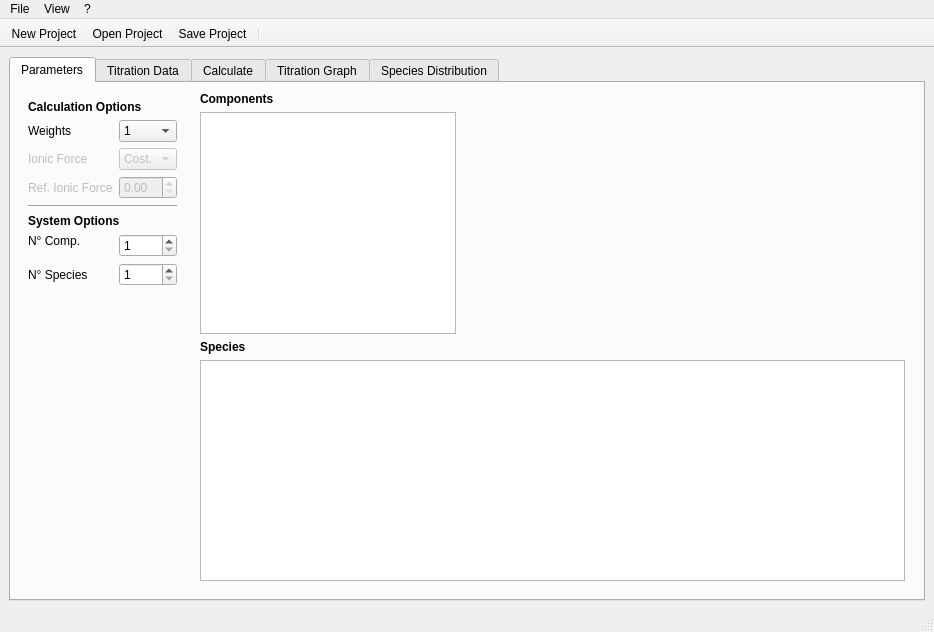
<?xml version="1.0" encoding="UTF-8"?>
<ui version="4.0">
 <class>MainWindow</class>
 <widget class="QMainWindow" name="MainWindow">
  <property name="geometry">
   <rect>
    <x>0</x>
    <y>0</y>
    <width>934</width>
    <height>632</height>
   </rect>
  </property>
  <property name="sizePolicy">
   <sizepolicy hsizetype="Preferred" vsizetype="Preferred">
    <horstretch>1</horstretch>
    <verstretch>0</verstretch>
   </sizepolicy>
  </property>
  <property name="minimumSize">
   <size>
    <width>916</width>
    <height>608</height>
   </size>
  </property>
  <property name="windowTitle">
   <string>PyBSTAC</string>
  </property>
  <property name="windowIcon">
   <iconset resource="../../resources/base/resources.qrc">
    <normaloff>:/img/chemistry.png</normaloff>:/img/chemistry.png</iconset>
  </property>
  <widget class="QWidget" name="centralwidget">
   <layout class="QVBoxLayout" name="verticalLayout_5">
    <item>
     <widget class="QTabWidget" name="tabWidget">
      <property name="tabShape">
       <enum>QTabWidget::Rounded</enum>
      </property>
      <property name="currentIndex">
       <number>0</number>
      </property>
      <property name="documentMode">
       <bool>false</bool>
      </property>
      <widget class="QWidget" name="Param">
       <property name="layoutDirection">
        <enum>Qt::LeftToRight</enum>
       </property>
       <attribute name="title">
        <string>Parameters</string>
       </attribute>
       <layout class="QHBoxLayout" name="horizontalLayout" stretch="0,1">
        <property name="sizeConstraint">
         <enum>QLayout::SetDefaultConstraint</enum>
        </property>
        <item>
         <layout class="QFormLayout" name="formLayout">
          <property name="leftMargin">
           <number>8</number>
          </property>
          <property name="topMargin">
           <number>8</number>
          </property>
          <property name="rightMargin">
           <number>8</number>
          </property>
          <item row="6" column="0">
           <widget class="QLabel" name="comp_label">
            <property name="sizePolicy">
             <sizepolicy hsizetype="Maximum" vsizetype="Maximum">
              <horstretch>0</horstretch>
              <verstretch>0</verstretch>
             </sizepolicy>
            </property>
            <property name="text">
             <string>N° Comp.</string>
            </property>
           </widget>
          </item>
          <item row="6" column="1">
           <widget class="QSpinBox" name="numComp">
            <property name="sizePolicy">
             <sizepolicy hsizetype="Minimum" vsizetype="Fixed">
              <horstretch>0</horstretch>
              <verstretch>0</verstretch>
             </sizepolicy>
            </property>
            <property name="toolTip">
             <string>Number of components</string>
            </property>
            <property name="statusTip">
             <string>Number of components present.</string>
            </property>
            <property name="minimum">
             <number>1</number>
            </property>
           </widget>
          </item>
          <item row="7" column="0">
           <widget class="QLabel" name="species_label">
            <property name="sizePolicy">
             <sizepolicy hsizetype="Maximum" vsizetype="Preferred">
              <horstretch>0</horstretch>
              <verstretch>0</verstretch>
             </sizepolicy>
            </property>
            <property name="text">
             <string>N° Species</string>
            </property>
           </widget>
          </item>
          <item row="7" column="1">
           <widget class="QSpinBox" name="numSpecies">
            <property name="sizePolicy">
             <sizepolicy hsizetype="Minimum" vsizetype="Fixed">
              <horstretch>0</horstretch>
              <verstretch>0</verstretch>
             </sizepolicy>
            </property>
            <property name="toolTip">
             <string>Number of species</string>
            </property>
            <property name="statusTip">
             <string>Number of species to be considered.</string>
            </property>
            <property name="minimum">
             <number>1</number>
            </property>
           </widget>
          </item>
          <item row="4" column="0" colspan="2">
           <widget class="Line" name="param_sep">
            <property name="orientation">
             <enum>Qt::Horizontal</enum>
            </property>
           </widget>
          </item>
          <item row="1" column="0">
           <widget class="QLabel" name="wmode_label">
            <property name="text">
             <string>Weights</string>
            </property>
           </widget>
          </item>
          <item row="1" column="1">
           <widget class="QComboBox" name="wmode">
            <property name="sizePolicy">
             <sizepolicy hsizetype="Minimum" vsizetype="Fixed">
              <horstretch>0</horstretch>
              <verstretch>0</verstretch>
             </sizepolicy>
            </property>
            <property name="statusTip">
             <string>Weight mode used for the residuals.</string>
            </property>
            <item>
             <property name="text">
              <string>1</string>
             </property>
            </item>
            <item>
             <property name="text">
              <string>1/s²</string>
             </property>
            </item>
           </widget>
          </item>
          <item row="0" column="0" colspan="2">
           <widget class="QLabel" name="calc_opt_label">
            <property name="text">
             <string>&lt;html&gt;&lt;head/&gt;&lt;body&gt;&lt;p&gt;&lt;span style=&quot; font-weight:600;&quot;&gt;Calculation Options&lt;/span&gt;&lt;/p&gt;&lt;/body&gt;&lt;/html&gt;</string>
            </property>
           </widget>
          </item>
          <item row="5" column="0" colspan="2">
           <widget class="QLabel" name="sys_opt_label">
            <property name="text">
             <string>&lt;html&gt;&lt;head/&gt;&lt;body&gt;&lt;p&gt;&lt;span style=&quot; font-weight:600;&quot;&gt;System Options&lt;/span&gt;&lt;/p&gt;&lt;/body&gt;&lt;/html&gt;</string>
            </property>
           </widget>
          </item>
          <item row="2" column="0">
           <widget class="QLabel" name="imode">
            <property name="enabled">
             <bool>false</bool>
            </property>
            <property name="text">
             <string>Ionic Force</string>
            </property>
           </widget>
          </item>
          <item row="2" column="1">
           <widget class="QComboBox" name="imode_label">
            <property name="enabled">
             <bool>false</bool>
            </property>
            <property name="sizePolicy">
             <sizepolicy hsizetype="Minimum" vsizetype="Fixed">
              <horstretch>0</horstretch>
              <verstretch>0</verstretch>
             </sizepolicy>
            </property>
            <property name="statusTip">
             <string>Constant/variable ionic strenght.</string>
            </property>
            <item>
             <property name="text">
              <string>Cost.</string>
             </property>
            </item>
            <item>
             <property name="text">
              <string>Var.</string>
             </property>
            </item>
           </widget>
          </item>
          <item row="3" column="0">
           <widget class="QLabel" name="reference_ionic_label">
            <property name="enabled">
             <bool>false</bool>
            </property>
            <property name="text">
             <string>Ref. Ionic Force</string>
            </property>
           </widget>
          </item>
          <item row="3" column="1">
           <widget class="QDoubleSpinBox" name="reference_ionic">
            <property name="enabled">
             <bool>false</bool>
            </property>
           </widget>
          </item>
         </layout>
        </item>
        <item>
         <widget class="QWidget" name="widget_2" native="true">
          <layout class="QVBoxLayout" name="verticalLayout" stretch="0,1,0,1">
           <property name="topMargin">
            <number>0</number>
           </property>
           <item>
            <widget class="QLabel" name="tab_comp_label">
             <property name="text">
              <string>&lt;html&gt;&lt;head/&gt;&lt;body&gt;&lt;p&gt;&lt;span style=&quot; font-weight:600;&quot;&gt;Components&lt;/span&gt;&lt;/p&gt;&lt;/body&gt;&lt;/html&gt;</string>
             </property>
            </widget>
           </item>
           <item>
            <widget class="QTableView" name="compView">
             <property name="sizePolicy">
              <sizepolicy hsizetype="Maximum" vsizetype="Expanding">
               <horstretch>0</horstretch>
               <verstretch>0</verstretch>
              </sizepolicy>
             </property>
             <property name="frameShape">
              <enum>QFrame::StyledPanel</enum>
             </property>
             <property name="sizeAdjustPolicy">
              <enum>QAbstractScrollArea::AdjustIgnored</enum>
             </property>
             <property name="editTriggers">
              <set>QAbstractItemView::AnyKeyPressed|QAbstractItemView::DoubleClicked|QAbstractItemView::EditKeyPressed|QAbstractItemView::SelectedClicked</set>
             </property>
            </widget>
           </item>
           <item>
            <widget class="QLabel" name="tab_species_label">
             <property name="text">
              <string>&lt;html&gt;&lt;head/&gt;&lt;body&gt;&lt;p&gt;&lt;span style=&quot; font-weight:600;&quot;&gt;Species&lt;/span&gt;&lt;/p&gt;&lt;/body&gt;&lt;/html&gt;</string>
             </property>
            </widget>
           </item>
           <item>
            <widget class="QTableView" name="speciesView">
             <property name="sizeAdjustPolicy">
              <enum>QAbstractScrollArea::AdjustIgnored</enum>
             </property>
             <attribute name="horizontalHeaderCascadingSectionResizes">
              <bool>true</bool>
             </attribute>
            </widget>
           </item>
          </layout>
         </widget>
        </item>
       </layout>
      </widget>
      <widget class="QWidget" name="TitrationData">
       <property name="enabled">
        <bool>true</bool>
       </property>
       <attribute name="title">
        <string>Titration Data</string>
       </attribute>
       <layout class="QGridLayout" name="gridLayout_2" columnstretch="0,0">
        <item row="0" column="1">
         <widget class="QPushButton" name="loadCurveButton">
          <property name="sizePolicy">
           <sizepolicy hsizetype="Maximum" vsizetype="Fixed">
            <horstretch>0</horstretch>
            <verstretch>0</verstretch>
           </sizepolicy>
          </property>
          <property name="statusTip">
           <string>Load titration curve data from file.</string>
          </property>
          <property name="text">
           <string>Load Curve</string>
          </property>
          <property name="icon">
           <iconset resource="../../resources/base/resources.qrc">
            <normaloff>:/icons/application-import.png</normaloff>:/icons/application-import.png</iconset>
          </property>
          <property name="flat">
           <bool>false</bool>
          </property>
         </widget>
        </item>
        <item row="1" column="0" colspan="2">
         <layout class="QHBoxLayout" name="horizontalLayout_2" stretch="0,0">
          <item>
           <widget class="QTableView" name="tritView">
            <property name="sizePolicy">
             <sizepolicy hsizetype="Maximum" vsizetype="Expanding">
              <horstretch>0</horstretch>
              <verstretch>0</verstretch>
             </sizepolicy>
            </property>
            <property name="editTriggers">
             <set>QAbstractItemView::NoEditTriggers</set>
            </property>
            <property name="alternatingRowColors">
             <bool>true</bool>
            </property>
           </widget>
          </item>
          <item>
           <widget class="QWidget" name="widget" native="true">
            <layout class="QVBoxLayout" name="verticalLayout_4">
             <property name="leftMargin">
              <number>0</number>
             </property>
             <property name="bottomMargin">
              <number>0</number>
             </property>
             <item>
              <widget class="QLabel" name="label">
               <property name="text">
                <string>&lt;html&gt;&lt;head/&gt;&lt;body&gt;&lt;p&gt;&lt;span style=&quot; font-weight:600;&quot;&gt;Titration Components Concentrations&lt;/span&gt;&lt;/p&gt;&lt;/body&gt;&lt;/html&gt;</string>
               </property>
              </widget>
             </item>
             <item>
              <widget class="QWidget" name="widget_3" native="true">
               <layout class="QHBoxLayout" name="horizontalLayout_3">
                <property name="leftMargin">
                 <number>0</number>
                </property>
                <property name="topMargin">
                 <number>0</number>
                </property>
                <property name="bottomMargin">
                 <number>0</number>
                </property>
                <item>
                 <widget class="QTableView" name="tritCompView">
                  <property name="sizePolicy">
                   <sizepolicy hsizetype="Minimum" vsizetype="Expanding">
                    <horstretch>0</horstretch>
                    <verstretch>0</verstretch>
                   </sizepolicy>
                  </property>
                 </widget>
                </item>
                <item>
                 <layout class="QFormLayout" name="formLayout_2">
                  <property name="horizontalSpacing">
                   <number>8</number>
                  </property>
                  <property name="verticalSpacing">
                   <number>6</number>
                  </property>
                  <property name="leftMargin">
                   <number>8</number>
                  </property>
                  <property name="topMargin">
                   <number>5</number>
                  </property>
                  <item row="0" column="0">
                   <widget class="QLabel" name="vesselVolume_label">
                    <property name="text">
                     <string>Vessel Volume:</string>
                    </property>
                   </widget>
                  </item>
                  <item row="0" column="1">
                   <widget class="QDoubleSpinBox" name="vesselVolume">
                    <property name="sizePolicy">
                     <sizepolicy hsizetype="Maximum" vsizetype="Fixed">
                      <horstretch>0</horstretch>
                      <verstretch>0</verstretch>
                     </sizepolicy>
                    </property>
                    <property name="statusTip">
                     <string>Initial volume in the titration vessel.</string>
                    </property>
                    <property name="suffix">
                     <string> ml</string>
                    </property>
                    <property name="maximum">
                     <double>9999.989999999999782</double>
                    </property>
                   </widget>
                  </item>
                  <item row="1" column="0">
                   <widget class="QLabel" name="sd_v_label">
                    <property name="text">
                     <string>Volume Standard Deviation:</string>
                    </property>
                   </widget>
                  </item>
                  <item row="2" column="0">
                   <widget class="QLabel" name="initialph_label">
                    <property name="text">
                     <string>Initial pH:</string>
                    </property>
                   </widget>
                  </item>
                  <item row="2" column="1">
                   <widget class="QDoubleSpinBox" name="initialph">
                    <property name="sizePolicy">
                     <sizepolicy hsizetype="Maximum" vsizetype="Fixed">
                      <horstretch>0</horstretch>
                      <verstretch>0</verstretch>
                     </sizepolicy>
                    </property>
                    <property name="statusTip">
                     <string>Consider points with pH higher then this.</string>
                    </property>
                    <property name="minimum">
                     <double>1.000000000000000</double>
                    </property>
                    <property name="maximum">
                     <double>14.000000000000000</double>
                    </property>
                   </widget>
                  </item>
                  <item row="3" column="0">
                   <widget class="QLabel" name="finalph_label">
                    <property name="text">
                     <string>Final pH:</string>
                    </property>
                   </widget>
                  </item>
                  <item row="3" column="1">
                   <widget class="QDoubleSpinBox" name="finalph">
                    <property name="sizePolicy">
                     <sizepolicy hsizetype="Maximum" vsizetype="Fixed">
                      <horstretch>0</horstretch>
                      <verstretch>0</verstretch>
                     </sizepolicy>
                    </property>
                    <property name="statusTip">
                     <string>Consider points with pH lower then this.</string>
                    </property>
                    <property name="minimum">
                     <double>1.000000000000000</double>
                    </property>
                    <property name="maximum">
                     <double>14.000000000000000</double>
                    </property>
                    <property name="value">
                     <double>14.000000000000000</double>
                    </property>
                   </widget>
                  </item>
                  <item row="4" column="0" colspan="2">
                   <widget class="Line" name="line">
                    <property name="lineWidth">
                     <number>1</number>
                    </property>
                    <property name="orientation">
                     <enum>Qt::Horizontal</enum>
                    </property>
                   </widget>
                  </item>
                  <item row="5" column="0" colspan="2">
                   <widget class="QLabel" name="electrodeParameters">
                    <property name="text">
                     <string>&lt;html&gt;&lt;head/&gt;&lt;body&gt;&lt;p&gt;&lt;span style=&quot; font-weight:600;&quot;&gt;Electrode Parameters&lt;/span&gt;&lt;/p&gt;&lt;/body&gt;&lt;/html&gt;</string>
                    </property>
                   </widget>
                  </item>
                  <item row="6" column="0">
                   <widget class="QLabel" name="electrodeSP_label">
                    <property name="text">
                     <string>Electrode STD Potential:</string>
                    </property>
                   </widget>
                  </item>
                  <item row="6" column="1">
                   <widget class="QDoubleSpinBox" name="electrodeSP">
                    <property name="sizePolicy">
                     <sizepolicy hsizetype="Maximum" vsizetype="Fixed">
                      <horstretch>0</horstretch>
                      <verstretch>0</verstretch>
                     </sizepolicy>
                    </property>
                    <property name="statusTip">
                     <string>Standard potential for the electrode.</string>
                    </property>
                    <property name="suffix">
                     <string> mV</string>
                    </property>
                    <property name="minimum">
                     <double>-999.000000000000000</double>
                    </property>
                    <property name="maximum">
                     <double>999.000000000000000</double>
                    </property>
                   </widget>
                  </item>
                  <item row="7" column="0">
                   <widget class="QLabel" name="sd_e_label">
                    <property name="text">
                     <string>Potential Standard Deviation:</string>
                    </property>
                   </widget>
                  </item>
                  <item row="7" column="1">
                   <widget class="QDoubleSpinBox" name="sd_e">
                    <property name="sizePolicy">
                     <sizepolicy hsizetype="Maximum" vsizetype="Fixed">
                      <horstretch>0</horstretch>
                      <verstretch>0</verstretch>
                     </sizepolicy>
                    </property>
                    <property name="statusTip">
                     <string>Standard deviation associated with potential measures.</string>
                    </property>
                    <property name="decimals">
                     <number>4</number>
                    </property>
                    <property name="singleStep">
                     <double>0.005000000000000</double>
                    </property>
                   </widget>
                  </item>
                  <item row="8" column="0">
                   <widget class="QLabel" name="potComp_label">
                    <property name="text">
                     <string>Potential Defining Component:</string>
                    </property>
                   </widget>
                  </item>
                  <item row="8" column="1">
                   <widget class="QComboBox" name="potComp">
                    <property name="sizePolicy">
                     <sizepolicy hsizetype="Maximum" vsizetype="Fixed">
                      <horstretch>0</horstretch>
                      <verstretch>0</verstretch>
                     </sizepolicy>
                    </property>
                    <property name="statusTip">
                     <string>Component to which the electrode responds.</string>
                    </property>
                   </widget>
                  </item>
                  <item row="1" column="1">
                   <widget class="QDoubleSpinBox" name="sd_v">
                    <property name="sizePolicy">
                     <sizepolicy hsizetype="Maximum" vsizetype="Fixed">
                      <horstretch>0</horstretch>
                      <verstretch>0</verstretch>
                     </sizepolicy>
                    </property>
                    <property name="statusTip">
                     <string>Standard deviation associated with volume values.</string>
                    </property>
                    <property name="decimals">
                     <number>4</number>
                    </property>
                    <property name="singleStep">
                     <double>0.005000000000000</double>
                    </property>
                    <property name="value">
                     <double>0.000000000000000</double>
                    </property>
                   </widget>
                  </item>
                 </layout>
                </item>
               </layout>
              </widget>
             </item>
            </layout>
           </widget>
          </item>
         </layout>
        </item>
        <item row="0" column="0">
         <widget class="QLabel" name="label_2">
          <property name="text">
           <string>&lt;html&gt;&lt;head/&gt;&lt;body&gt;&lt;p&gt;&lt;span style=&quot; font-weight:600;&quot;&gt;Titration Curve&lt;/span&gt;&lt;/p&gt;&lt;/body&gt;&lt;/html&gt;</string>
          </property>
         </widget>
        </item>
       </layout>
      </widget>
      <widget class="QWidget" name="Calc">
       <attribute name="title">
        <string>Calculate</string>
       </attribute>
       <layout class="QVBoxLayout" name="verticalLayout_2">
        <item>
         <widget class="QPushButton" name="calcButton">
          <property name="sizePolicy">
           <sizepolicy hsizetype="Minimum" vsizetype="Fixed">
            <horstretch>0</horstretch>
            <verstretch>0</verstretch>
           </sizepolicy>
          </property>
          <property name="statusTip">
           <string>Run oprimization.</string>
          </property>
          <property name="text">
           <string>Calculate</string>
          </property>
         </widget>
        </item>
        <item>
         <widget class="QTextEdit" name="consoleOutput">
          <property name="font">
           <font>
            <family>Monospace</family>
            <pointsize>11</pointsize>
           </font>
          </property>
          <property name="undoRedoEnabled">
           <bool>false</bool>
          </property>
          <property name="readOnly">
           <bool>true</bool>
          </property>
         </widget>
        </item>
       </layout>
      </widget>
      <widget class="QWidget" name="TitrationGraph">
       <attribute name="title">
        <string>Titration Graph</string>
       </attribute>
       <layout class="QVBoxLayout" name="verticalLayout_3">
        <item>
         <widget class="QLabel" name="TitrationPlot_label">
          <property name="sizePolicy">
           <sizepolicy hsizetype="Preferred" vsizetype="Maximum">
            <horstretch>0</horstretch>
            <verstretch>0</verstretch>
           </sizepolicy>
          </property>
          <property name="text">
           <string>&lt;html&gt;&lt;head/&gt;&lt;body&gt;&lt;p&gt;&lt;span style=&quot; font-weight:600;&quot;&gt;Titration Curve&lt;/span&gt;&lt;/p&gt;&lt;/body&gt;&lt;/html&gt;</string>
          </property>
         </widget>
        </item>
        <item>
         <widget class="WidgetPlot" name="TitrationPlot" native="true"/>
        </item>
       </layout>
      </widget>
      <widget class="QWidget" name="SpeciesDistribution">
       <attribute name="title">
        <string>Species Distribution</string>
       </attribute>
       <layout class="QVBoxLayout" name="verticalLayout_6">
        <item>
         <widget class="QLabel" name="SpeciesDistPlot_label">
          <property name="sizePolicy">
           <sizepolicy hsizetype="Preferred" vsizetype="Maximum">
            <horstretch>0</horstretch>
            <verstretch>0</verstretch>
           </sizepolicy>
          </property>
          <property name="text">
           <string>&lt;html&gt;&lt;head/&gt;&lt;body&gt;&lt;p&gt;&lt;span style=&quot; font-weight:600;&quot;&gt;Species Distribution&lt;/span&gt;&lt;/p&gt;&lt;/body&gt;&lt;/html&gt;</string>
          </property>
         </widget>
        </item>
        <item>
         <widget class="WidgetPlot" name="SpeciesDistPlot" native="true"/>
        </item>
       </layout>
      </widget>
     </widget>
    </item>
   </layout>
  </widget>
  <widget class="QMenuBar" name="menubar">
   <property name="geometry">
    <rect>
     <x>0</x>
     <y>0</y>
     <width>934</width>
     <height>24</height>
    </rect>
   </property>
   <widget class="QMenu" name="menuFile">
    <property name="title">
     <string>File</string>
    </property>
    <addaction name="actionNew"/>
    <addaction name="actionOpen"/>
    <addaction name="actionSave"/>
    <addaction name="separator"/>
    <addaction name="actionExit"/>
   </widget>
   <widget class="QMenu" name="menuView">
    <property name="title">
     <string>View</string>
    </property>
    <addaction name="actionResult_report"/>
   </widget>
   <widget class="QMenu" name="menuHelp">
    <property name="title">
     <string>?</string>
    </property>
    <addaction name="actionWebsite"/>
    <addaction name="separator"/>
    <addaction name="actionAbout"/>
   </widget>
   <addaction name="menuFile"/>
   <addaction name="menuView"/>
   <addaction name="menuHelp"/>
  </widget>
  <widget class="QStatusBar" name="statusbar"/>
  <widget class="QToolBar" name="toolBar">
   <property name="windowTitle">
    <string>toolBar</string>
   </property>
   <property name="movable">
    <bool>false</bool>
   </property>
   <property name="floatable">
    <bool>false</bool>
   </property>
   <attribute name="toolBarArea">
    <enum>TopToolBarArea</enum>
   </attribute>
   <attribute name="toolBarBreak">
    <bool>false</bool>
   </attribute>
   <addaction name="actionNew"/>
   <addaction name="actionOpen"/>
   <addaction name="actionSave"/>
   <addaction name="separator"/>
  </widget>
  <action name="actionNew">
   <property name="icon">
    <iconset resource="../../resources/base/resources.qrc">
     <normaloff>:/icons/document.png</normaloff>:/icons/document.png</iconset>
   </property>
   <property name="text">
    <string>New Project</string>
   </property>
  </action>
  <action name="actionOpen">
   <property name="icon">
    <iconset resource="../../resources/base/resources.qrc">
     <normaloff>:/icons/folder-open-document.png</normaloff>:/icons/folder-open-document.png</iconset>
   </property>
   <property name="text">
    <string>Open Project</string>
   </property>
  </action>
  <action name="actionSave">
   <property name="icon">
    <iconset resource="../../resources/base/resources.qrc">
     <normaloff>:/icons/disk.png</normaloff>:/icons/disk.png</iconset>
   </property>
   <property name="text">
    <string>Save Project</string>
   </property>
  </action>
  <action name="actionAbout">
   <property name="text">
    <string>About</string>
   </property>
  </action>
  <action name="actionExit">
   <property name="text">
    <string>Exit</string>
   </property>
  </action>
  <action name="actionHideToolbar">
   <property name="checkable">
    <bool>true</bool>
   </property>
   <property name="text">
    <string>Toolbar</string>
   </property>
  </action>
  <action name="actionResult_report">
   <property name="text">
    <string>Results report</string>
   </property>
  </action>
  <action name="actionWebsite">
   <property name="text">
    <string>Website</string>
   </property>
  </action>
 </widget>
 <customwidgets>
  <customwidget>
   <class>WidgetPlot</class>
   <extends>QWidget</extends>
   <header>canvas</header>
   <container>1</container>
  </customwidget>
 </customwidgets>
 <resources>
  <include location="../../resources/base/resources.qrc"/>
 </resources>
 <connections>
  <connection>
   <sender>numComp</sender>
   <signal>valueChanged(int)</signal>
   <receiver>MainWindow</receiver>
   <slot>updateComp()</slot>
   <hints>
    <hint type="sourcelabel">
     <x>151</x>
     <y>147</y>
    </hint>
    <hint type="destinationlabel">
     <x>132</x>
     <y>216</y>
    </hint>
   </hints>
  </connection>
  <connection>
   <sender>numSpecies</sender>
   <signal>valueChanged(int)</signal>
   <receiver>MainWindow</receiver>
   <slot>updateSpecies()</slot>
   <hints>
    <hint type="sourcelabel">
     <x>151</x>
     <y>181</y>
    </hint>
    <hint type="destinationlabel">
     <x>175</x>
     <y>278</y>
    </hint>
   </hints>
  </connection>
  <connection>
   <sender>calcButton</sender>
   <signal>clicked()</signal>
   <receiver>MainWindow</receiver>
   <slot>calculate()</slot>
   <hints>
    <hint type="sourcelabel">
     <x>411</x>
     <y>138</y>
    </hint>
    <hint type="destinationlabel">
     <x>429</x>
     <y>527</y>
    </hint>
   </hints>
  </connection>
  <connection>
   <sender>loadCurveButton</sender>
   <signal>clicked()</signal>
   <receiver>MainWindow</receiver>
   <slot>loadCurve()</slot>
   <hints>
    <hint type="sourcelabel">
     <x>830</x>
     <y>125</y>
    </hint>
    <hint type="destinationlabel">
     <x>896</x>
     <y>72</y>
    </hint>
   </hints>
  </connection>
 </connections>
 <slots>
  <slot>browseSlot()</slot>
  <slot>updateComp()</slot>
  <slot>updateSpecies()</slot>
  <slot>test()</slot>
  <slot>calculate()</slot>
  <slot>loadCurve()</slot>
 </slots>
</ui>
